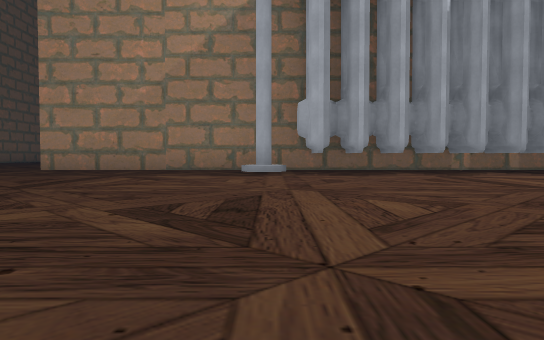
[1] (above)

19 first-person views from a walk through a scene from a Unity 3-D project. The camera is 0.24 m above the floor, tilts 2° down and sees 70° across. The floor is counted in squares, 1 m on a side. Each view is taken from the middle of a square. On the plan, view 1 faces up. The plan holds only what a view shows up to about 9 squares ahead; the rest is blank. The place goes on beyond the plan. The player is left out. Some animated figures are not drawn. Some surface patterns are stand-ins.

[2]
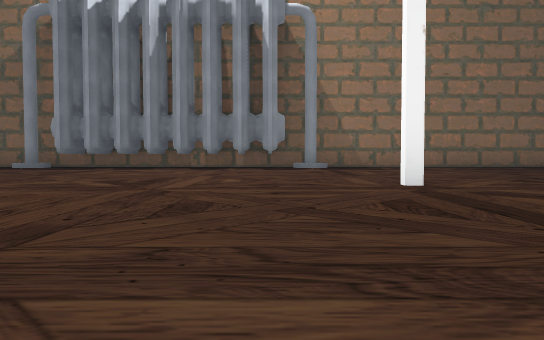

[3]
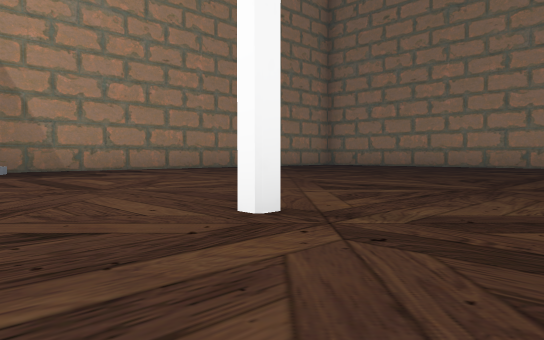

[4]
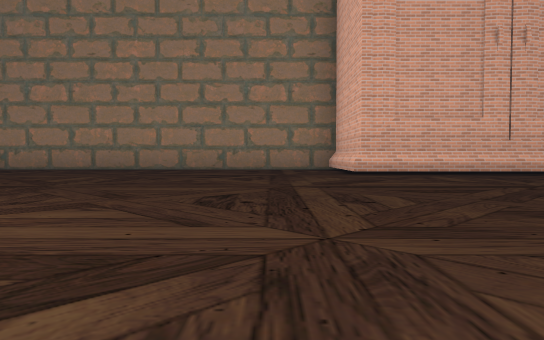

[5]
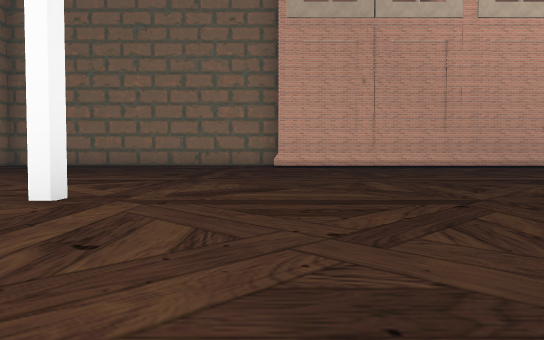

[6]
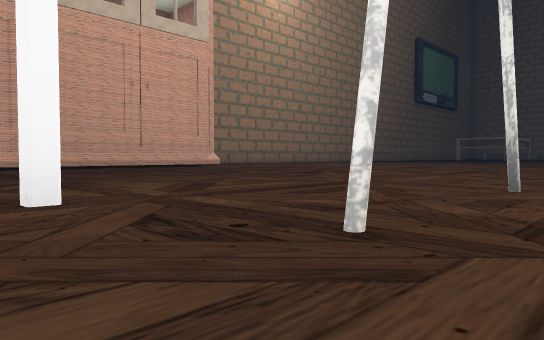

[7]
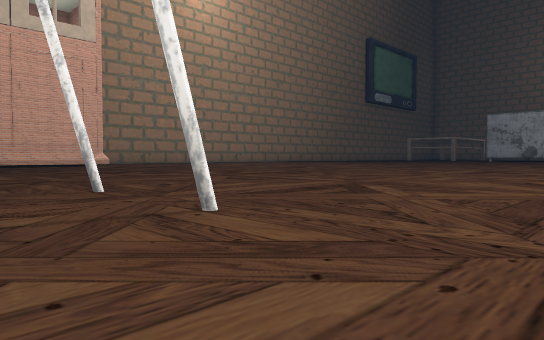

[8]
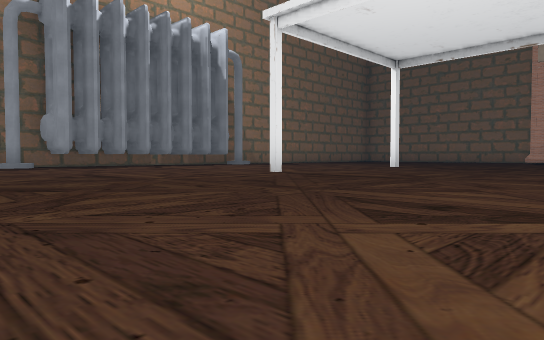

[9]
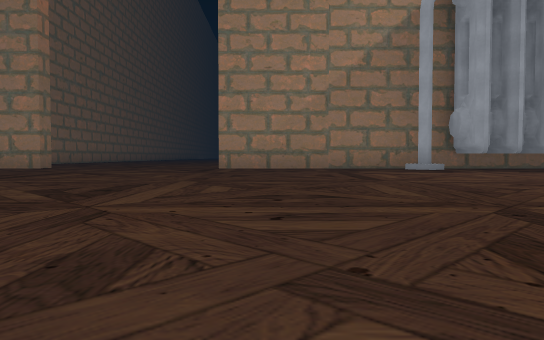

[10]
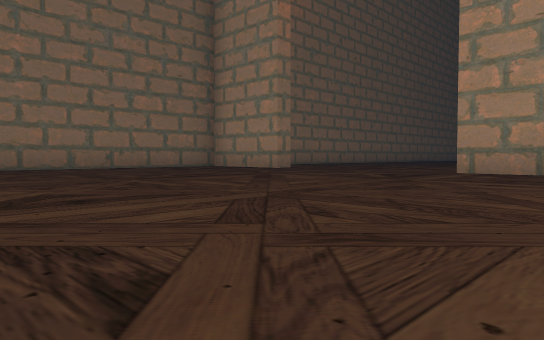

[11]
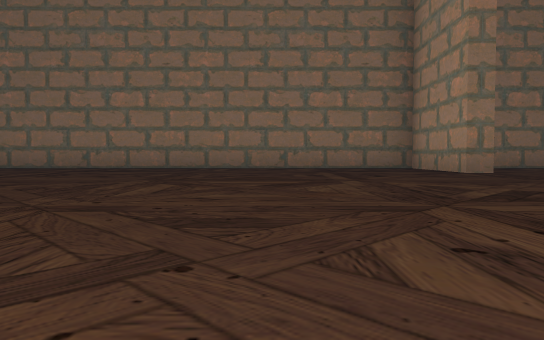

[12]
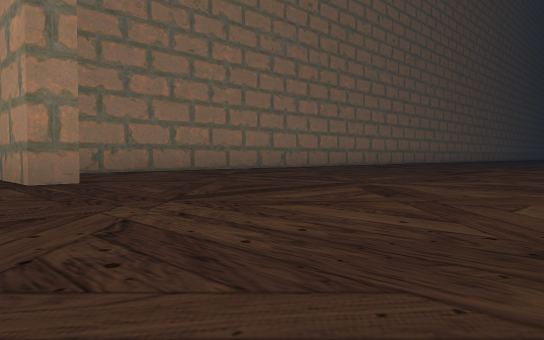

[13]
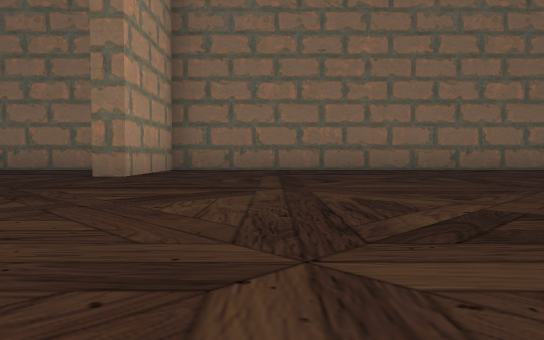

[14]
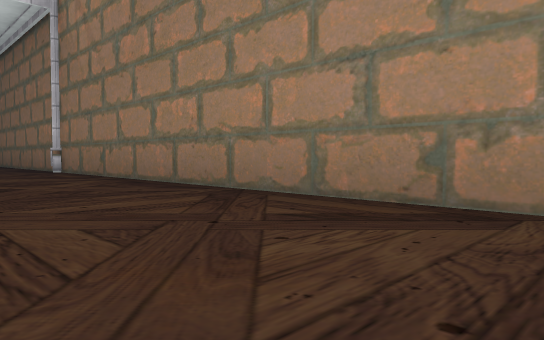

[15]
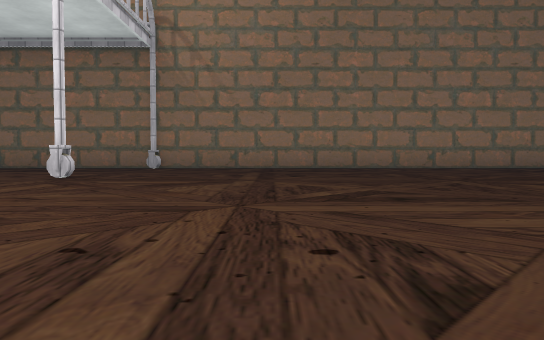

[16]
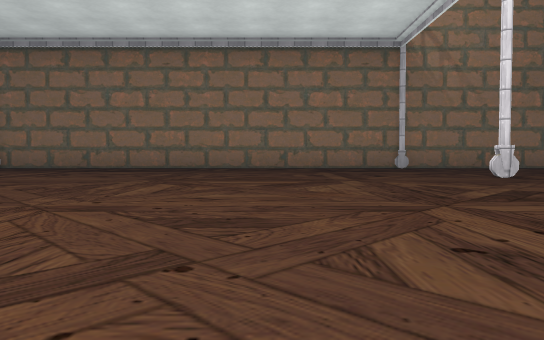

[17]
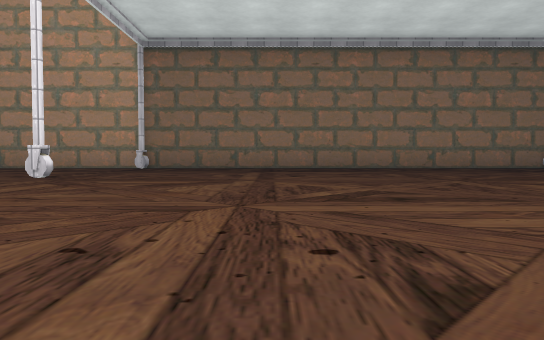

[18]
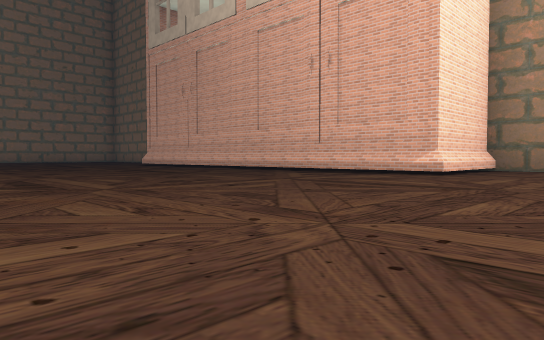

[19]
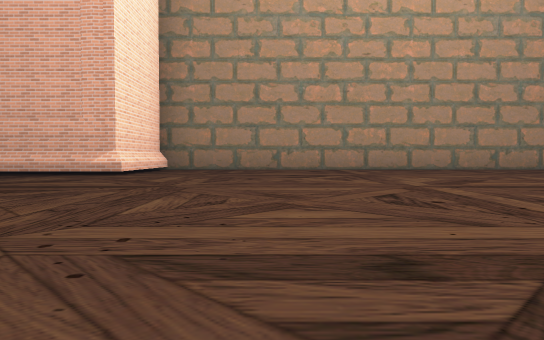

### Floor plan
Points are (right, up) in squares from view 1. A wall is a line through its corners. A room is listed if a view was taken in it or the views show most of it. See-through windows are left out.
Room 1 (views 1, 2, 3, 4, 5, 6, 7, 8, 9, 10, 11, 12, 13, 14, 15, 16, 17, 18, 19)
walls: (-6.3, -5.1) (-6.4, -5.6); (11.2, 6.8) (-4.1, 6.8); (14.1, -13.5) (14.1, -8.1) (12, -8.1) (12, -0.1) (14.1, -0.1) (14.1, 6); (-9.9, 13.9) (-9.9, 7.2) (-7.7, 7.2) (-7.7, 6.8) (-9.9, 6.8) (-9.9, -13.5)
objects: other object (0, 6); other object (3, -5); other object (5, -5); other object (6, 1); other object (6, 6)

Where each view was taken, in squares from view 1:
view 1: 0 up, 0 right, facing up
view 2: 2 down, 5 right, facing up
view 3: 0 up, 5 right, facing up-right
view 4: 1 up, 7 right, facing right
view 5: 0 up, 4 right, facing right
view 6: 2 down, 4 right, facing down-right
view 7: 4 down, 2 right, facing down-right
view 8: 3 down, 2 left, facing up-right
view 9: 1 down, 3 left, facing up
view 10: 1 up, 2 left, facing up-left
view 11: 4 up, 2 left, facing left
view 12: 6 up, 4 left, facing up-left
view 13: 9 up, 3 left, facing left
view 14: 1 up, 8 left, facing down-left
view 15: 3 down, 2 left, facing left
view 16: 8 down, 2 left, facing left
view 17: 11 down, 2 left, facing left
view 18: 10 down, 7 right, facing up-right
view 19: 10 down, 7 right, facing right
